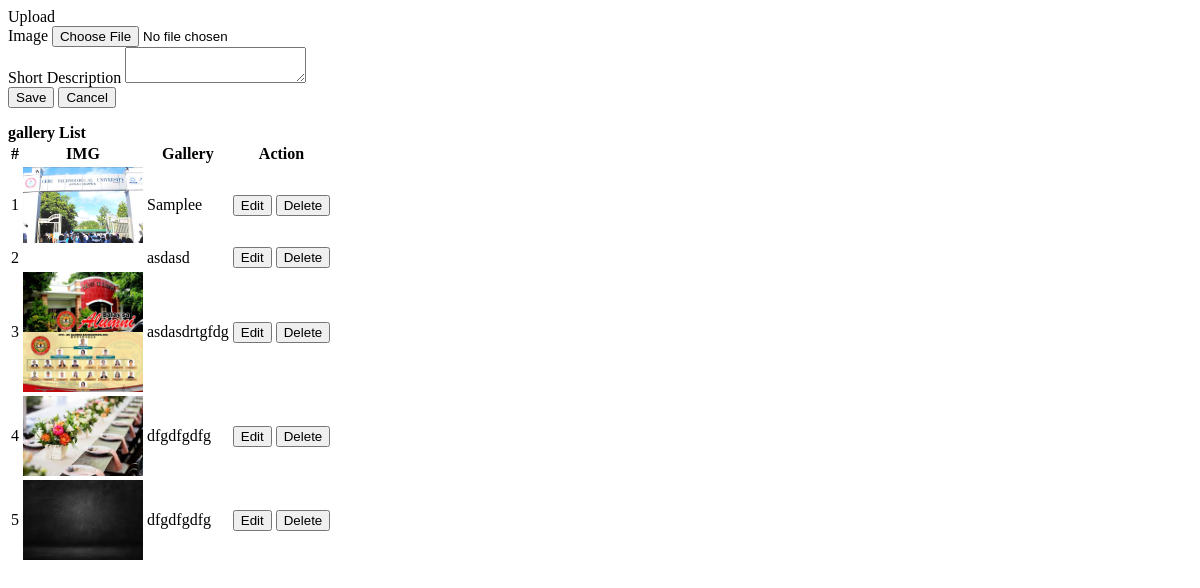
/admin/gallery.php, run on an earlier commit of the app's database.
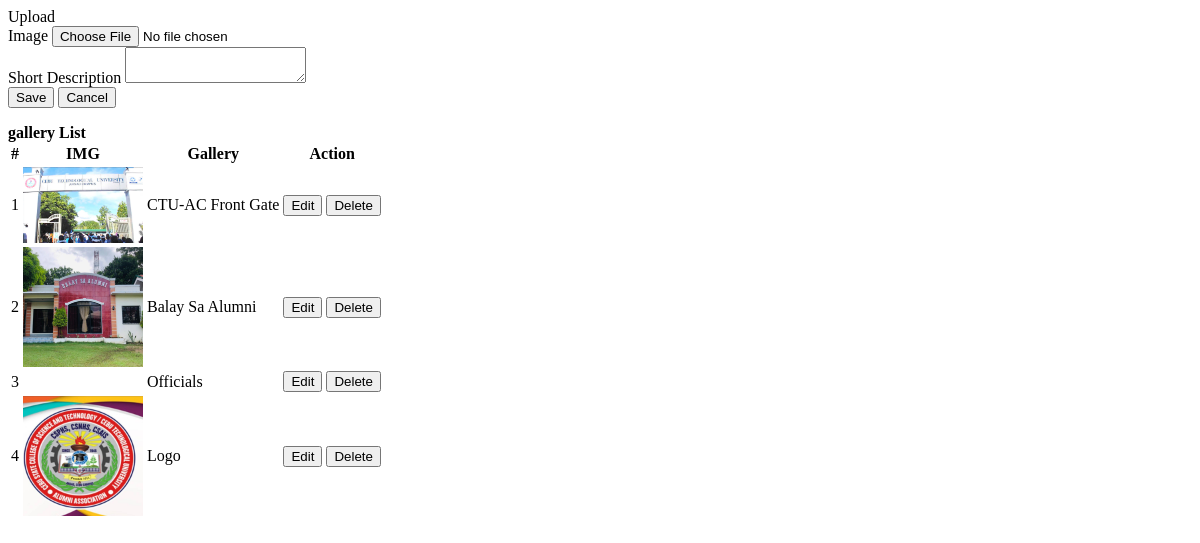
And on a later commit of the database.
### tables this page shows
CREATE TABLE `gallery` (
  `id` int(30) NOT NULL,
  `about` text NOT NULL,
  `created` datetime NOT NULL DEFAULT current_timestamp()
);

### admin/gallery.php (the view, shortened to what this page needs)
<?php include('db_connect.php');?>
<div class="container-fluid">
	<div class="col-lg-12">
		<div class="row">
			<div class="col-md-4">
			<form action="" id="manage-gallery">
				<div class="card">
					<div class="card-header">
						    Upload
				  	</div>
					<div class="card-body">
							<div class="form-group">
								<label for="" class="control-label">Image</label>
								<input type="file" class="form-control" name="img" onchange="displayImg(this,$(this))">
							</div>
							<div class="form-group">
								<label class="control-label">Short Description</label>
								<textarea class="form-control" name='about'></textarea>
							</div>
					</div>
					<div class="card-footer">
						<div class="row">
							<div class="col-md-12">
								<button class="btn btn-sm btn-primary col-sm-3 offset-md-3"> Save</button>
								<button class="btn btn-sm btn-default col-sm-3" type="button" onclick="$('#manage-gallery').get(0).reset()"> Cancel</button>
							</div>
						</div>
					</div>
				</div>
			</form>
			</div>
			<div class="col-md-8">
				<div class="card">
					<div class="card-header">
						<b>gallery List</b>
					</div>
					<div class="card-body">
						<table class="table table-bordered table-hover">
							<thead>
								<tr>
									<th class="text-center">#</th>
									<th class="text-center">IMG</th>
									<th class="text-center">Gallery</th>
									<th class="text-center">Action</th>
								</tr>
							</thead>
							<tbody>
								<?php
								$i = 1;
								$img = array();
                          		$fpath = 'assets/uploads/gallery';
								$files= is_dir($fpath) ? scandir($fpath) : array();
								foreach($files as $val){
									if(!in_array($val, array('.','..'))){
										$n = explode('_',$val);
										$img[$n[0]] = $val;
									}
								}
								$gallery = $conn->query("SELECT * FROM gallery order by id asc");
								while($row=$gallery->fetch_assoc()):
								?>
								<tr>
									<td class="text-center"><?php echo $i++ ?></td>
									<td class="">
										<img src="<?php echo isset($img[$row['id']]) && is_file($fpath.'/'.$img[$row['id']]) ? $fpath.'/'.$img[$row['id']] :'' ?>" class="gimg" alt="">
									</td>
									<td class="">
										<?php echo $row['about'] ?>
									</td>
									<td class="text-center">
										<button class="btn btn-sm btn-primary edit_gallery" type="button" data-id="<?php echo $row['id'] ?>" data-about="<?php echo $row['about'] ?>" data-src="<?php echo isset($img[$row['id']]) && is_file($fpath.'/'.$img[$row['id']]) ? $fpath.'/'.$img[$row['id']] :'' ?>" >Edit</button>
										<button class="btn btn-sm btn-danger delete_gallery" type="button" data-id="<?php echo $row['id'] ?>">Delete</button>
									</td>
								</tr>
								<?php endwhile; ?>
							</tbody>
						</table>
					</div>
				</div>
			</div>
		</div>
	</div>
</div>

What changed in the data, as far as the page shows it:
removed gallery: about "asdasd"
removed gallery: shows a picture, about "asdasdrtgfdg"
removed gallery: shows a picture, about "dfgdfgdfg"
removed gallery: shows a picture, about "dfgdfgdfg"
changed gallery: about "Samplee" → "CTU-AC Front Gate"
added gallery: shows a picture, about "Balay Sa Alumni"
added gallery: about "Officials"
added gallery: shows a picture, about "Logo"
